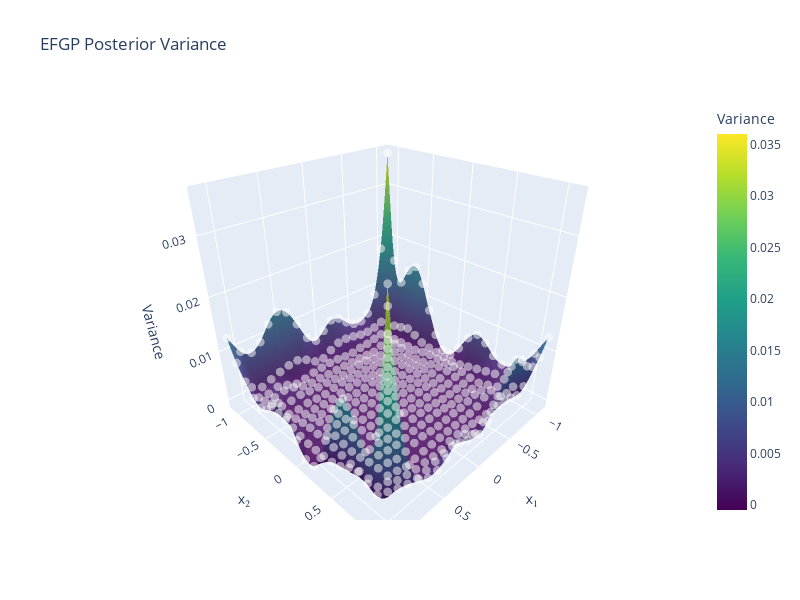

Notebook source saved alongside this figure:
### Code cell
# Use x_new directly for visualization
x_grid = x_new

# Compute posterior mean and variance on the grid
mean_grid, var_grid = model.predict(x_grid, return_variance=True, variance_method="stochastic", hutchinson_probes=100)

# Extract x and y coordinates for plotting
x_coords = x_grid[:, 0].numpy()
y_coords = x_grid[:, 1].numpy()

# Create a grid for interpolation
n_grid = 100  # Number of points in each dimension
xi = np.linspace(min(x_coords), max(x_coords), n_grid)
yi = np.linspace(min(y_coords), max(y_coords), n_grid)
xi_grid, yi_grid = np.meshgrid(xi, yi)

# Interpolate the variance values onto the regular grid
zi_grid = griddata((x_coords, y_coords), var_grid.numpy(), (xi_grid, yi_grid), method='cubic')

# Create a filled contour plot of the variance
plt.figure(figsize=(10, 8))
contour = plt.contourf(xi_grid, yi_grid, zi_grid, levels=50, cmap='viridis', alpha=0.8)
plt.colorbar(contour, label='Posterior Variance')

# Optionally overlay the original points
plt.scatter(x_coords, y_coords, c='white', s=10, alpha=0.3, edgecolors='k', linewidths=0.2)

plt.xlabel('x₁', fontsize=14)
plt.ylabel('x₂', fontsize=14)
plt.title('EFGP Posterior Variance', fontsize=16)
plt.grid(True, linestyle='--', alpha=0.3)
plt.tight_layout()
plt.show()

# Alternative: Create an interactive 3D surface plot with Plotly
import plotly.graph_objects as go
import numpy as np

# Create a 3D surface plot
fig = go.Figure(data=[
    go.Surface(
        x=xi_grid,
        y=yi_grid,
        z=zi_grid,
        colorscale='Viridis',
        opacity=0.9,
        colorbar=dict(title='Variance')
    )
])

# Optionally add the original points as scatter
fig.add_trace(go.Scatter3d(
    x=x_coords,
    y=y_coords,
    z=var_grid.numpy(),
    mode='markers',
    marker=dict(
        size=3,
        color='white',
        opacity=0.5
    ),
    showlegend=False
))

fig.update_layout(
    title='EFGP Posterior Variance',
    scene=dict(
        xaxis_title='x₁',
        yaxis_title='x₂',
        zaxis_title='Variance',
        camera=dict(eye=dict(x=1.25, y=1.25, z=1))
    ),
    width=800,
    height=600
)

fig.show()

### Figure 1 — Plotly figure (JSON) as saved in the notebook; plotly's stock layout.template omitted (floating-point values rounded to 4 significant figures; data arrays with more than 128 entries replaced by an {"elided": "..."} marker saying what was removed)
{"data": [{"colorbar": {"title": {"text": "Variance"}}, "colorscale": [[0, "#440154"], [0.1111, "#482878"], [0.2222, "#3e4989"], [0.3333, "#31688e"], [0.4444, "#26828e"], [0.5556, "#1f9e89"], [0.6667, "#35b779"], [0.7778, "#6ece58"], [0.8889, "#b5de2b"], [1, "#fde725"]], "opacity": 0.9, "type": "surface", "x": {"elided": "100x100 float values"}, "y": {"elided": "100x100 float values"}, "z": {"elided": "100x100 float values"}}, {"marker": {"color": "white", "opacity": 0.5, "size": 3}, "mode": "markers", "showlegend": false, "type": "scatter3d", "x": {"elided": "400 float values"}, "y": {"elided": "400 float values"}, "z": {"elided": "400 float values"}}], "layout": {"height": 600, "scene": {"camera": {"eye": {"x": 1.25, "y": 1.25, "z": 1}}, "xaxis": {"title": {"text": "x₁"}}, "yaxis": {"title": {"text": "x₂"}}, "zaxis": {"title": {"text": "Variance"}}}, "title": {"text": "EFGP Posterior Variance"}, "width": 800}}
